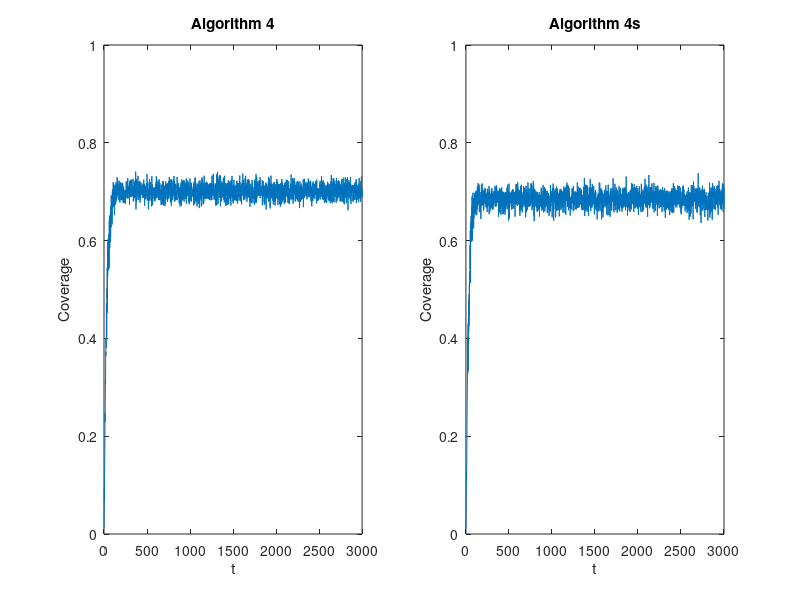

Reproduce this figure in MATLAB.
% close all

X1 = importdata('loon/outputData/windlayer1_X.txt');
Y1 = importdata('loon/outputData/windlayer1_Y.txt');

X2 = importdata('loon/outputData/windlayer2_X.txt');
Y2 = importdata('loon/outputData/windlayer2_Y.txt');

X3 = importdata('loon/outputData/windlayer3_X.txt');
Y3 = importdata('loon/outputData/windlayer3_Y.txt');

X4 = importdata('loon/outputData/windlayer4_X.txt');
Y4 = importdata('loon/outputData/windlayer4_Y.txt');



%coverage = importdata('loon/simulation_coverage2');
h = figure;
subplot(2,2,1)
quiver(X1,Y1)
xlim([1 50])
ylim([1 50])
title('Windlayer 1')
subplot(2,2,2)
quiver(X2,Y2)
xlim([1 25])
ylim([1 25])
title('Windlayer 2')
subplot(2,2,3)
quiver(X3,Y3)
xlim([1 25])
ylim([1 25])
title('Windlayer 3')
subplot(2,2,4)
quiver(X4,Y4)
xlim([1 25])
ylim([1 25])
title('Windlayer 4')
%print -painters -dpdf -r600 test.pdf


sim_cov_alg1 = importdata('loon/outputData/simulation_coverage_alg1.txt');
sim_cov_alg2 = importdata('loon/outputData/simulation_coverage_alg2.txt');
sim_cov_alg3 = importdata('loon/outputData/simulation_coverage_alg3.txt');
sim_cov_alg3s = importdata('loon/outputData/simulation_coverage_alg3s.txt');
sim_cov_alg4 = importdata('loon/outputData/simulation_coverage_alg4.txt');
sim_cov_alg4s = importdata('loon/outputData/simulation_coverage_alg4s.txt');
% % 
% % 
% 
steps = 3000;
worldsize = 200;
numballoons = 200;
range = 6;

maxcoverage = ((range^2)*pi*numballoons)/(worldsize^2);
% figure
% subplot(1,3,1)
% plot(sim_cov_alg1(:,1), sim_cov_alg1(:,2))
% title('Algorithm 1')
% xlabel('t')
% ylabel('Coverage')
% xlim([0 steps])
% ylim([0 1])
% hold on
% plot(sim_cov_alg1(:,1),ones(size(sim_cov_alg1(:,1))) * maxcoverage)
% 
% subplot(1,2,2)
% plot(sim_cov_alg2(:,1), sim_cov_alg2(:,2))
% title('Algorithm 2')
% xlabel('t')
% ylabel('Coverage')
% xlim([0 steps])
% ylim([0 1])

%  subplot(1,2,1)
%  plot(sim_cov_alg3(:,1), sim_cov_alg3(:,2))
% title('Algorithm 3')
% xlabel('t')
% ylabel('Coverage')
% xlim([0 steps])
% ylim([0 1])
% 
%  subplot(1,2,2)
%  plot(sim_cov_alg3s(:,1), sim_cov_alg3s(:,2))
% title('Algorithm 3s')
% xlabel('t')
%  ylabel('Coverage')
%  xlim([0 steps])
%  ylim([0 1])
 
%  
 subplot(1,2,1)
 plot(sim_cov_alg4(:,1), sim_cov_alg4(:,2))
title('Algorithm 4')
xlabel('t')
 ylabel('Coverage')
 xlim([0 steps])
 ylim([0 1])
 
 subplot(1,2,2)
 plot(sim_cov_alg4s(:,1), sim_cov_alg4s(:,2))
title('Algorithm 4s')
xlabel('t')
 ylabel('Coverage')
 xlim([0 steps])
 ylim([0 1])

 print('report/graphics/coverage_alg4_vs_alg4s_3000_200','-dpdf')
% %
% % 
% figure
% plot(sim_cov_alg3_no_delay(:,1),sim_cov_alg3_no_delay(:,2))
%  heatmap = importdata('loon/Simulation_Heatmap.txt');
% HeatMap(heatmap,'redgreencmap')
%  figureclc
%  surf(heatmap)
%  colormap flag
% 
% heatmap2 = importdata('loon/Simulation_Heatmap_alg2.txt');
% %HeatMap(heatmap,'redgreencmap')
% figure
% surf(heatmap2)
% colormap flag
